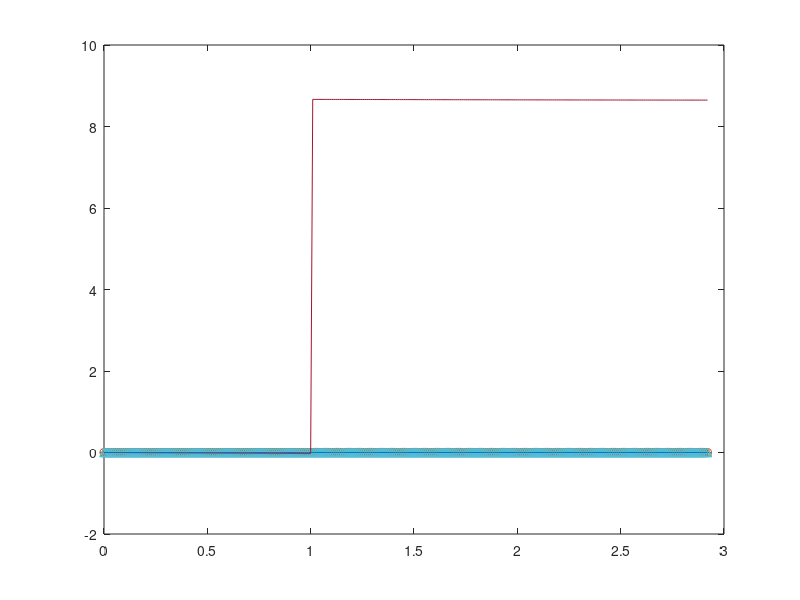
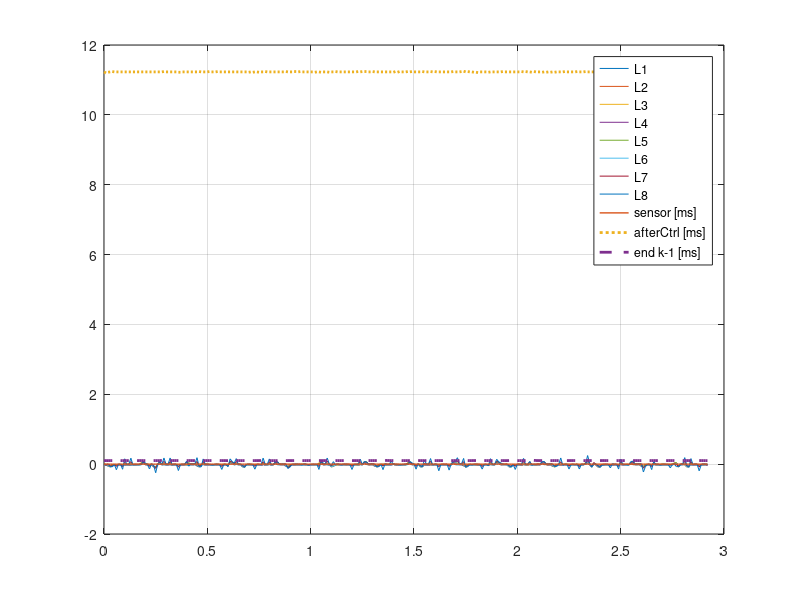
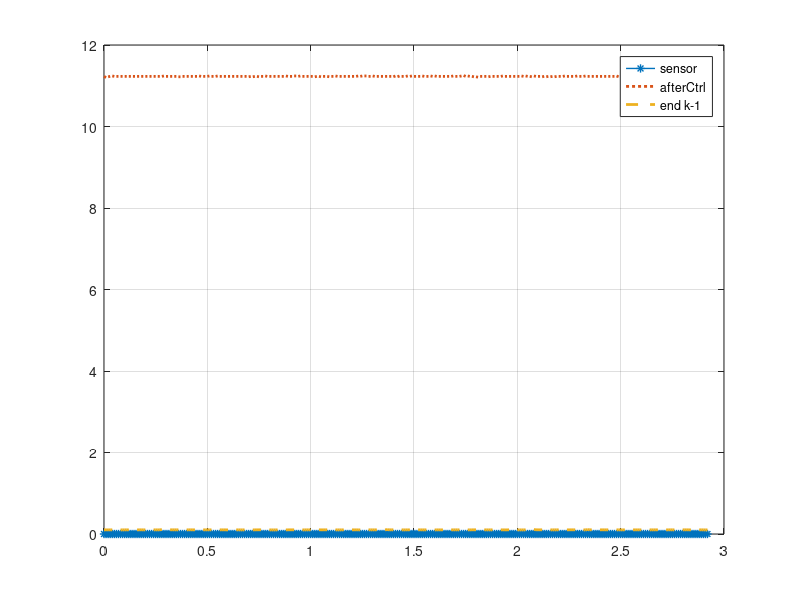
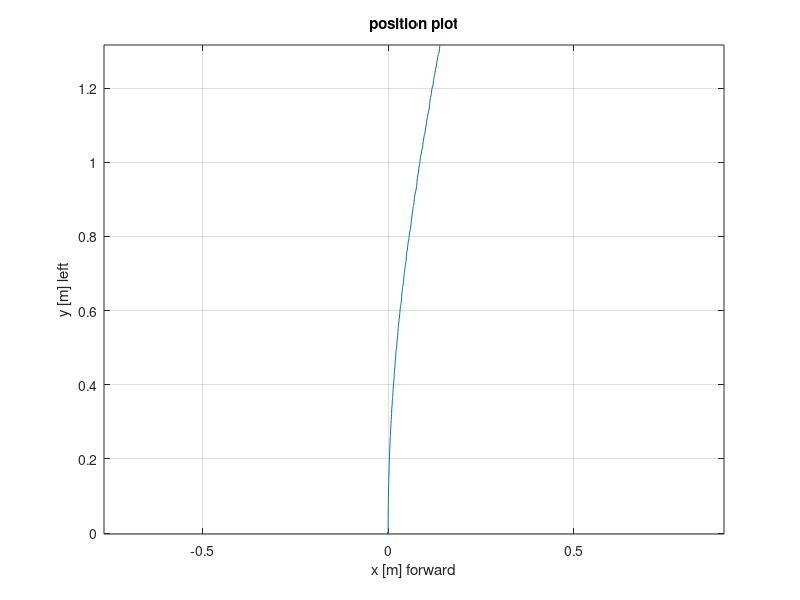

Write the MATLAB code that produced these figures, in order. (Note: this script raises an error after producing the figures.)
% edge debug
clear
close all
%%
% Alma (11)
%% logfile from robot Thit (86)
% Thit (86)
%  1    time 0.000 sec
%  2  3  4  5   (mission 0), state 2, entered (thread 1, line 0), events 0x0 (bit-flags)
%  6  7 Wheel velocity [m/s] left, right: -0.0000 0.0000
% 8 9 Turnrate [r/s]: 0.0000, steer angle [rad]: 0.0000
% 10 11 12 13 Pose x,y,h,tilt [m,m,rad,rad]: 0 0 0 -2.74178
% 14 .. 35 Edge sensor: left 0.000000 0, right 0.000000 0, values 7 7 11 14 15 8 16 15,
%    white 1, used 0, LEDhigh=0, xingVal=0.00 xlcnt=0 lvcnt=0,LineVal=1.00, lineLow=0, lineHi=0, edgeAngle=0.
whitelevel=[2447 2346 2088 2520 2452 2316 2458 1831];
blacklevel=[55 43 40 50 7 44 2 8];
% 36    Battery voltage [V]: 11.23
% 37 39 read sensor time [ms]: 0.101 and ctrl time 0.460, cycleEnd 0.272
gain=1./(whitelevel - blacklevel);
%%
data1030 = load('thit_030.txt');
%%
dd = data1030;
fg = 1030;
data = dd;
%% plot edge position
figure(fg)
hold off
plot(dd(:,1), data(:,8))
hold on
plot(dd(:,1), data(:,6))
plot(dd(:,1), data(:,7))
plot(dd(:,1), data(:,9),':')
grid on
legend('turnrate', 'left vel','right vel','steer angle');
%% plot LED values - normalized
L1 = 18;
led1 = (dd(:,L1) - blacklevel(1))*gain(1);
led2 = (dd(:,L1+1) - blacklevel(2))*gain(2);
led3 = (dd(:,L1+2) - blacklevel(3))*gain(3);
led4 = (dd(:,L1+3) - blacklevel(4))*gain(4);
led5 = (dd(:,L1+4) - blacklevel(5))*gain(5);
led6 = (dd(:,L1+5) - blacklevel(6))*gain(6);
led7 = (dd(:,L1+6) - blacklevel(7))*gain(7);
led8 = (dd(:,L1+7) - blacklevel(8))*gain(8);
leds = [led1,led2,led3,led4,led5,led6,led7,led8];

figure(fg+500)
hold off
plot(dd(:,1),leds);
hold on
plot(data(:,1),data(:,35),'-','linewidth',1)
plot(data(:,1),data(:,36),':','linewidth',2)
plot(data(:,1),data(:,37),'--','linewidth',2)
%axis([0 0.5 0 1.1])
grid on
legend('L1','L2','L3','L4','L5','L6','L7','L8','sensor [ms]','afterCtrl [ms]', 'end k-1 [ms]')
%% Plot timing
figure(fg+700)
hold off
plot(data(:,1),data(:,35),'-*','linewidth',1)
hold on
plot(data(:,1),data(:,36),':','linewidth',2)
plot(data(:,1),data(:,37),'--','linewidth',2)
grid on
legend('sensor','afterCtrl', 'end k-1')

%% Position plot
figure(fg+1000)
hold off
plot(data(:,11), data(:,12));
title('position plot')
xlabel('x [m] forward')
ylabel('y [m] left')
axis equal
grid on
%% Heading velocity
figure(fg+1100)
hold off
plot(data(:,1), data(:,13));
hold on
plot(data(:,1), data(:,9));
plot(data(:,1), data(:,10));
title('heading and velocity ref')
xlabel('time [sec]')
legend('heading [rad]','velovity ref left','velocity ref right');
grid on
%%
% limit edge position
% for k = 1:size(data,1)
%     if data(k,14) < -3 % right edge may be negative
%         data(k,14) = -3.1;
%     end
%     if data(k,12) > 3 % left edge may get positive
%         data(k,12) = 3.1;
%     end
% end
figure(fg)
hold off
plot(data(:,1), data(:,4)/10,'--m');
hold on
% plot(data(:,1), leds(:,1),'-+');
% plot(data(:,1), leds(:,2),'-o');
% plot(data(:,1), leds(:,3));
% plot(data(:,1), leds(:,4));
% plot(data(:,1), leds(:,5));
% plot(data(:,1), leds(:,6));
% plot(data(:,1), leds(:,7));
% plot(data(:,1), leds(:,8));

plot(data(:,1), data(:,15)/10,'-+');
plot(data(:,1), data(:,17)/10,'-o');
plot(data(:,1), data(:,16));
plot(data(:,1), data(:,30)/10);
plot(data(:,1), (data(:,17)-data(:,15))/10,'-^');
plot(data(:,1), data(:,31)/10,'-^');
plot(data(:,1), (data(:,9) - data(:,10))/10);
plot(data(:,1), data(:,8)/1000);
plot(data(:,1), data(:,43),'-v')
plot(data(:,1), data(:,44),'--')
grid on
xlabel('mission time [s]')
legend('mission','left edge','right edge','line valid','width val','width','xing-cnt','mot left turn','gyro-z [mdeg/s]','ep','up','location','southeast');

%%
t = 3.035;
dt = data(2,1)-data(1,1);
j = round((t - data(1,1))/dt) + 1;
figure(75+fg+1)
hold off
plot(1:8,leds(j,:))
hold on
grid on
plot(1.5:1:7.5,data(j,35:41),'-o')
plot([data(j,44), data(j,44)]+1.5,[0, data(j,42)],'-<');
plot([data(j,45), data(j,45)]+1.5,[0, data(j,43)],'->');
m = data(j,44) + 1.5;
plot([m-1:1:m+1], [data(j,46:48)]);
m = data(j,45) + 1.5;
plot([m-1:1:m+1], [data(j,50:52)]);
plot([data(j,49), data(j,49)]+1.5,[0.2,0.3],'-*');
plot([data(j,53), data(j,53)]+1.5,[0.2,0.3],'-*');
xlabel('led');
legend('led value','led value diff','max','min','m-left','m-right','left-pos','right-pos','location','northwest')
%%
% recalculate
mleft = data(j,51)
mcent = data(j,52)
mright = data(j,53)


%% reconstruct line sensor function

dv = zeros(8,1);
    dv(1) = leds(j,2) - leds(j,1);
    dvmax = dv(1);
    dvmin = dv(1);
    dimin = 1;
    dimax = 1;
    for i = 2:7
      dv(i) = leds(j,i + 1) - leds(j,i);
      if (dv(i) > dvmax)
        dvmax = dv(i);
        dimax = i;
      elseif (dv(i) < dvmin)
        dvmin = dv(i);
        dimin = i;
      end
    end
    %// left side (positive gradient if line is white)
    mleft = 0;
    mcent = dvmax;
    mright = 0;
    edgePos = 0.0;
    if (dimax == 1)
      %// use minimum as reference
      mleft = -dvmin;
    else
      mleft = dv(dimax - 1);
    end
    if (dimax == 8)
      %// unlikely, but possible, that maximum is right-most
      %// then use maximum gradient on other side
      mright = -dvmin;
    else
      mright = dv(dimax + 1);
    end
    %%
    if (mleft > mright)
      %{ // use interpolation to the left
      mcent = dvmax - mright;
      mleft = mleft - mright;
      %// find edge position in LED index
      edgePos = (mcent - mleft)/(mcent + mleft) * 0.5 - 0.5 + dimax;
    else
      mcent = dvmax - mleft;
      mleft = mright - mleft;
      %// find edge position in LED index
      
      edgePos = 0.5 - (mcent - mright)/(mcent + mright) * 0.5 + dimax;
    end
    %// convert to cm.
    %% edgePos = (edgePos - 3.5) * 0.76;
    %// save position
    lsLeftSide = edgePos;
    %//
    mcent = dv(dimin);
    %// right side (negative gradient if line is white)
    if (dimin == 7)
      %// use maximum as reference
      mright = -dvmax;
    else
      mright = dv(dimin + 1);
    end
    if (dimin == 1)
      mleft = -dvmax;
    else
      mleft = dv(dimin - 1);
    end
    %%
    if (mleft < mright)
      %// use interpolation to the left - left is most negative
      %// subtract right value
      mcent = dvmin - mright;
      mleft = mleft - mright;
      %// find edge position in LED index
      edgePos = (mcent - mleft)/(mcent + mleft) * 0.5 - 0.5 + dimin;
    else
      mcent = dvmin - mleft;
      mleft = mright - mleft;
      %// find edge position in LED index
      edgePos = 0.5 - (mcent - mright)/(mcent + mright) * 0.5 + dimin;
    end
    %// convert to cm.
    %edgePos = (edgePos - lsMidtIndex) * lsLEDdistance;
    %// save position
    lsRightSide = edgePos;
    %//


